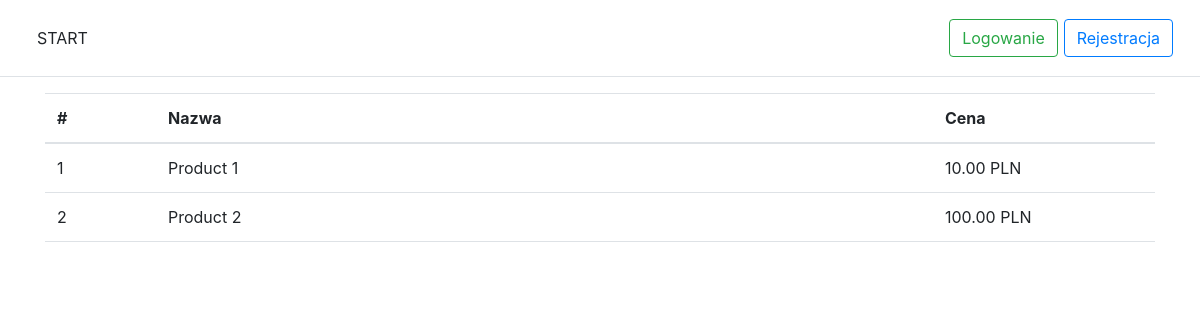
The page /pages/products.php on the database as committed earlier.
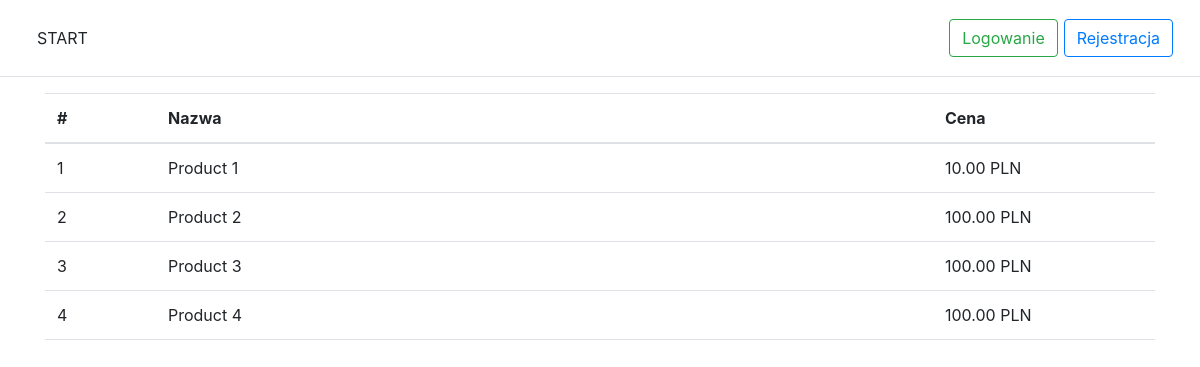
The same page on the database as committed later.
### tables this page shows
CREATE TABLE `products`
(
    `id`             int(11) AUTO_INCREMENT PRIMARY KEY NOT NULL,
    `auction_number` varchar(255)                       NOT NULL,
    `name`           varchar(255)                       NOT NULL,
    `description`    varchar(1000)                      NOT NULL,
    `nett_price`     decimal(10, 2)                     NOT NULL,
    `vat`            int(11)                            NOT NULL,
    `gross_price`    decimal(10, 2)                     NOT NULL,
    `optima_code`    varchar(255),
    `ean`            varchar(255)
);

### pages/products.php (the view, shortened to what this page needs)
<!doctype html>
<html lang="pl">
<head>
    <?php include_once('../static/elements/head.inc.php'); ?>
</head>
<body>
<header>
    <?php include_once('../static/elements/header.php') ?>
</header>
<div class="container">
    <table class="table table-hover">
        <thead>
        <tr>
            <th scope="col" style="width: 10%">#</th>
            <th scope="col" style=" width70%">Nazwa</th>
            <th scope="col" style="width: 20%">Cena</th>
        </tr>
        </thead>
        <tbody>
        <?php
        include_once '../classes/dbh.classes.php';
        $sql = "SELECT * FROM products;";
        $result = mysqli_query($connection, $sql);
        $resultCheck = mysqli_num_rows($result);
        if ($resultCheck > 0) {
            $rowNumber = 0;
            while ($row = mysqli_fetch_assoc($result)) {
                $rowNumber += 1; ?>
                <tr onclick="window.location='single-product.php?id='+<?= $row['id'] ?>">
                    <td><?= $rowNumber ?></td>
                    <td><?= $row['name'] ?></td>
                    <td><?= $row['nett_price'] ?> PLN</td>
                </tr>
            <?php }
        } else {
            echo('<div class="alert alert-danger text-center" role="alert">Brak produktów do wyświetlenia</div>');
        }
        ?>
        </tbody>
    </table>
</div>
</body>
</html>

### static/elements/head.inc.php (shortened to what this page needs)
<link href="/static/css/reset.css" rel="stylesheet"/>
<link href="https://cdn.jsdelivr.net/npm/bootstrap@5.1.3/dist/css/bootstrap.min.css" rel="stylesheet"
>
<link href="/static/css/main.css" rel="stylesheet"/>
<link href="/static/css/header.css" rel="stylesheet"/>
<link href="/static/css/footer.css" rel="stylesheet"/>

### static/elements/header.php (shortened to what this page needs)
<div class="d-flex flex-column flex-md-row align-items-center p-3 px-md-4 mb-3 bg-white border-bottom box-shadow">
    <h5 class="my-0 mr-md-auto font-weight-normal"><a class="btn" href="/">START</a></h5>
    <?php if (isset($_SESSION['id'])) {
        ?>
        <nav class="my-2 my-md-0 mr-md-3">
            <a class="p-2 text-dark" href="/pages/products.php">Produkty</a>
            <a class="p-2 text-dark" href="#">Adresy</a>
            <a class="p-2 text-dark" href="#">Historia</a>
            <a class="p-2 text-dark" href="#">Konto</a>
        </nav>
        <a class="btn btn-outline-danger header-btn" href="/pages/logout.php">Wyloguj</a>
        <?php
    } else {
        ?>
        <a class="btn btn-outline-success header-btn" href="/pages/login.php">Logowanie</a>
        <a class="btn btn-outline-primary header-btn" href="/pages/register.php">Rejestracja</a>
        <?php
    }
    ?>
</div>

### static/css/header.css (style rules this page uses)
html { font-size: 14px; }
@media (min-width: 768px) { html { font-size: 16px; } }
.header-btn { margin: 3px; }

### static/css/footer.css (style rules this page uses)
html { font-size: 14px; }
@media (min-width: 768px) { html { font-size: 16px; } }

Rows that differ between the two databases and show on the page:
added products: name "Product 3", nett_price "100.00"
added products: name "Product 4", nett_price "100.00"
